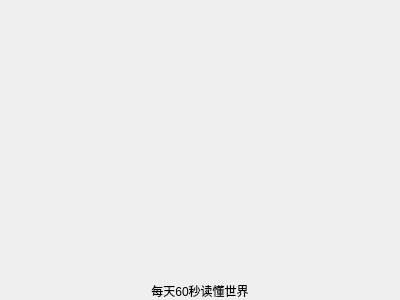
<?xml version="1.0" encoding="UTF-8"?>
<ui version="4.0">
 <class>jian</class>
 <widget class="QWidget" name="jian">
  <property name="geometry">
   <rect>
    <x>0</x>
    <y>0</y>
    <width>400</width>
    <height>300</height>
   </rect>
  </property>
  <property name="windowTitle">
   <string>Form</string>
  </property>
  <layout class="QVBoxLayout" name="verticalLayout_2">
   <property name="spacing">
    <number>0</number>
   </property>
   <property name="leftMargin">
    <number>0</number>
   </property>
   <property name="topMargin">
    <number>0</number>
   </property>
   <property name="rightMargin">
    <number>0</number>
   </property>
   <property name="bottomMargin">
    <number>0</number>
   </property>
   <item>
    <layout class="QVBoxLayout" name="verticalLayout" stretch="10,0">
     <property name="spacing">
      <number>0</number>
     </property>
     <item>
      <widget class="QLabel" name="l_60">
       <property name="text">
        <string/>
       </property>
       <property name="alignment">
        <set>Qt::AlignCenter</set>
       </property>
      </widget>
     </item>
     <item>
      <widget class="QLabel" name="label">
       <property name="text">
        <string>每天60秒读懂世界</string>
       </property>
       <property name="alignment">
        <set>Qt::AlignCenter</set>
       </property>
      </widget>
     </item>
    </layout>
   </item>
  </layout>
 </widget>
 <resources/>
 <connections/>
</ui>
